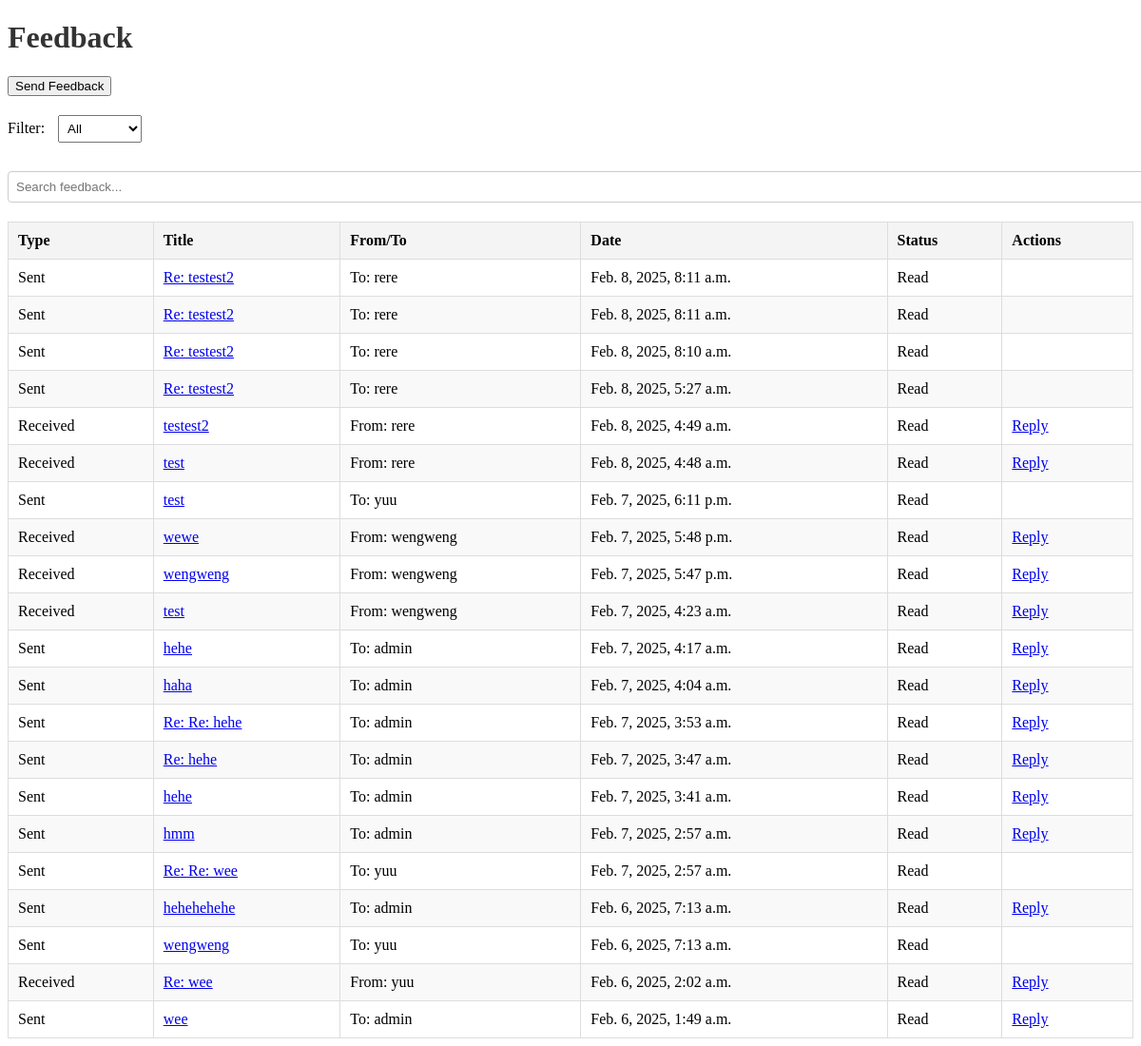
/feedbacks/ (signed in), run on an earlier commit of the app's database.
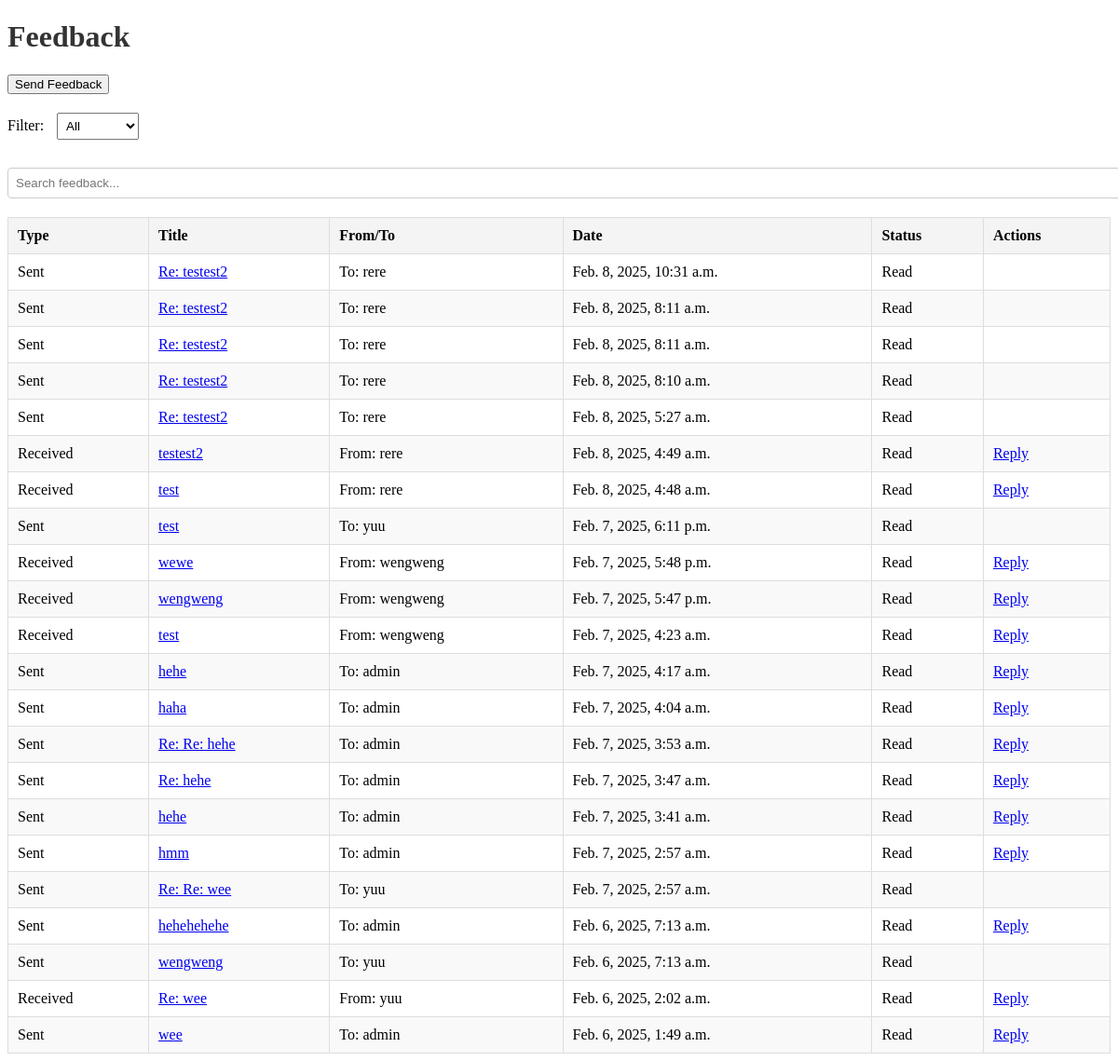
And on a later commit of the database.
### feedbacks/models.py (models this page shows, shortened)
class Feedback(models.Model):
    CATEGORY_CHOICES = [
        ('system/application', 'System/Application'),
        ('aid_programs', 'Aid Programs'),
    ]
    sender = models.ForeignKey(settings.AUTH_USER_MODEL, related_name='sent_feedbacks', on_delete=models.CASCADE)
    receiver = models.ForeignKey(settings.AUTH_USER_MODEL, related_name='received_feedbacks', on_delete=models.CASCADE)
    title = models.CharField(max_length=255)
    message = models.TextField()
    category = models.CharField(max_length=20, choices=CATEGORY_CHOICES)
    attachment = models.FileField(upload_to='feedback_attachments/', blank=True, null=True)
    is_read = models.BooleanField(default=False)  # Track if the feedback is read
    created_at = models.DateTimeField(auto_now_add=True)
    updated_at = models.DateTimeField(auto_now=True)
    class Meta:
        db_table = 'feedback'

### users/models.py (models this page shows, shortened)
class Account(AbstractUser):
    ROLE_LIST = [
        ('student', 'Student'),
        ('officer', 'Aid Officer'),
        ('funder', 'Funder'),
        ('administrator', 'Administrator'),
    ]
    role = models.CharField(max_length=13, choices=ROLE_LIST)
    study_program = models.CharField(max_length=100, blank=True, null=True)  # only for Students
    years_of_study = models.IntegerField(blank=True, null=True)
    gpa = models.FloatField(blank=True, null=True)
    organization_name = models.CharField(max_length=255, blank=True, null=True)
    is_approved = models.BooleanField(default=False)
    phone_number = models.CharField(max_length=15, blank=True, null=True)
    created_at = models.DateTimeField(default=now)
    updated_at = models.DateTimeField(auto_now=True)
    class Meta:
        db_table = 'users_masterlist'

### feedbacks/views.py (the view, shortened to what this page needs)
# urls.py: path('', views.feedback_view, name='feedback_view'),
@login_required
def feedback_view(request):
    tab = request.GET.get('tab', 'received')
    feedback_id = request.GET.get('id')
    all_feedbacks = Feedback.objects.filter(
        Q(sender=request.user) | Q(receiver=request.user)
    ).order_by('-created_at')
    feedback_list = []
    for feedback in all_feedbacks:
        feedback_data = {
            'feedback': feedback,
            'type': 'Sent' if feedback.sender == request.user else 'Received',
        }
        feedback_list.append(feedback_data)
    return render(request, 'feedbacks/feedback.html', {
        'tab': tab,
        'feedback_list': feedback_list,
    })

### feedbacks/templates/feedbacks/feedback.html (shortened to what this page needs)
<!DOCTYPE html>
<html lang="en">
<head>
</head>
<body>
    <h1>Feedback</h1>
    <div class="actions">
        <button onclick="openModal('send-feedback')">Send Feedback</button>
    </div>
    <div class="filters">
        <label for="filter-dropdown">Filter:</label>
        <select id="filter-dropdown" onchange="filterFeedback(this.value)">
            <option value="all">All</option>
        </select>
    </div>
    <div class="search-bar">
        <input type="text" id="search-input" placeholder="Search feedback..." onkeyup="filterFeedback()">
    </div>
    <table id="feedback-table">
        <thead>
            <tr>
                <th>Type</th>
                <th>Title</th>
                <th>From/To</th>
                <th>Date</th>
                <th>Status</th>
                <th>Actions</th>
            </tr>
        </thead>
        <tbody>
            {% for item in feedback_list %}
                <tr class="feedback-row {% if item.type == 'Sent' %}sent{% else %}received{% endif %}">
                    <td>{{ item.type }}</td>
                    <td>
                        <a href="#"
                            onclick="showFeedbackContent(
                                '{{ item.feedback.id }}',
                                '{{ item.feedback.title|escapejs }}',
                                '{{ item.feedback.message|escapejs }}',
                                {% if item.feedback.attachment %}'{{ item.feedback.attachment.url|escapejs }}'{% else %}null{% endif %}
                            )">
                            {{ item.feedback.title }}
                        </a>
                    </td>
                    <td>
                        {% if item.type == 'Sent' %}
                            To: {{ item.feedback.receiver.username }}
                        {% else %}
                            From: {{ item.feedback.sender.username }}
                        {% endif %}
                    </td>
                    <td>{{ item.feedback.created_at }}</td>
                    <td id="status-{{item.feedback.id}}">
                        {% if not item.feedback.is_read and item.feedback.receiver == request.user %}
                            <strong>Unread</strong>
                        {% else %}
                            Read
                        {% endif %}
                    </td>
                    <td>
                        {% if item.feedback.receiver == request.user %}
                            <a href="#" onclick="openReplyModal({{ item.feedback.id }})">Reply</a>
                        {% endif %}
                    </td>
                </tr>
            {% empty %}
                <tr>
                    <td colspan="6">No feedback available.</td>
                </tr>
            {% endfor %}
        </tbody>
    </table>
</body>
</html>

What changed in the data, as far as the page shows it:
added Feedback: type "Sent", feedback "Re: testest2", feedback.receiver.username "rere", feedback.created_at "Feb. 8, 2025, 10:31 a.m.", is_read "Read"
